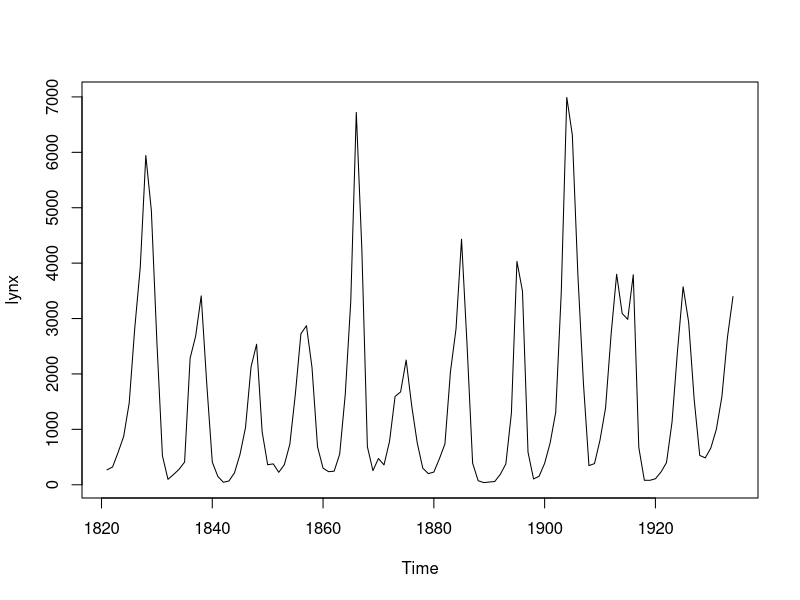
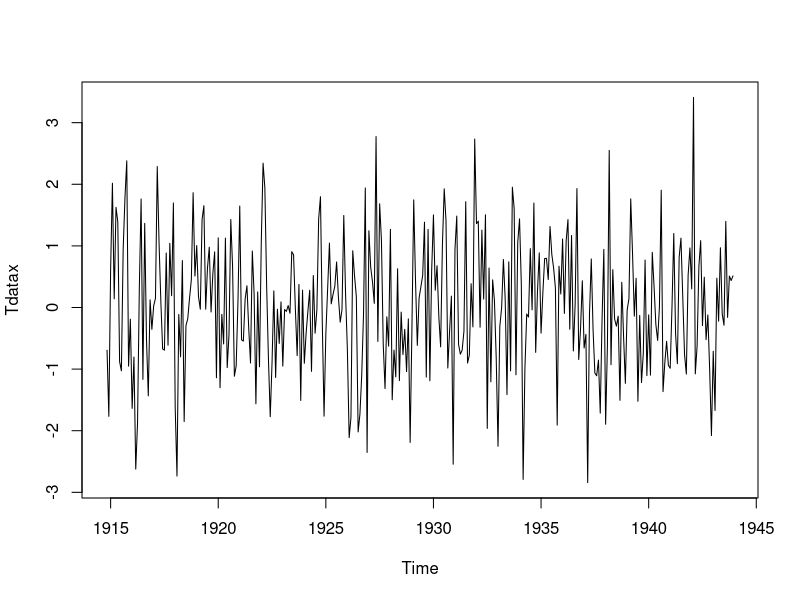
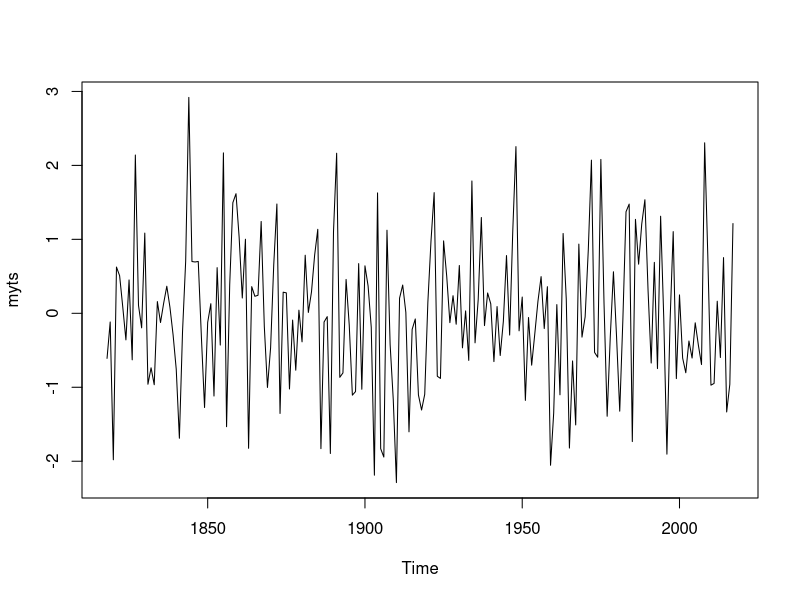
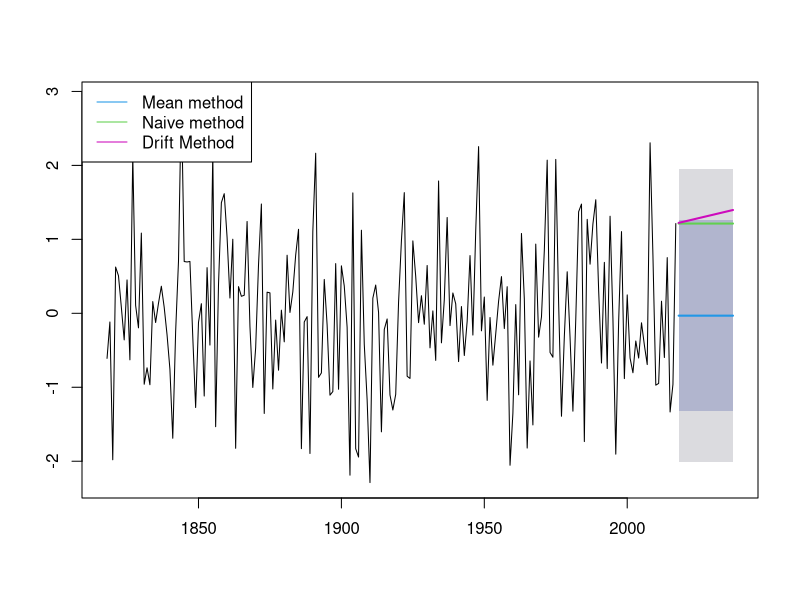
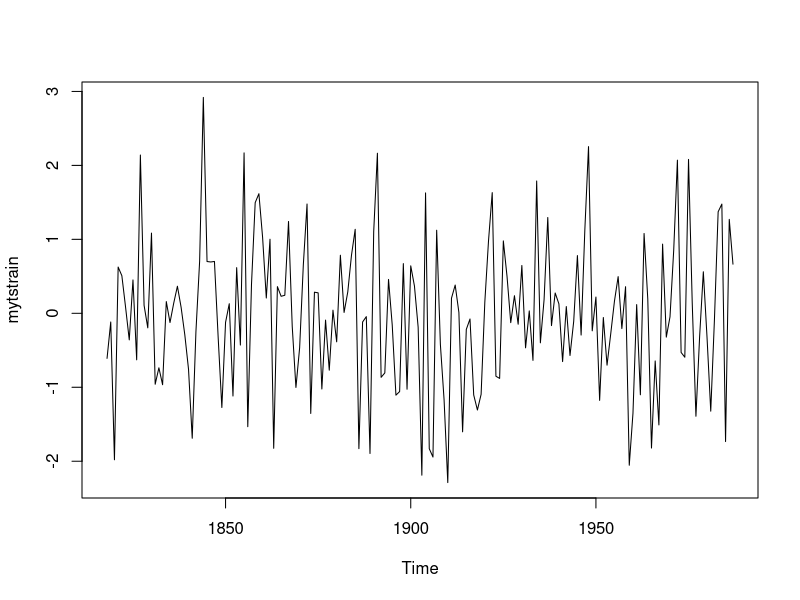
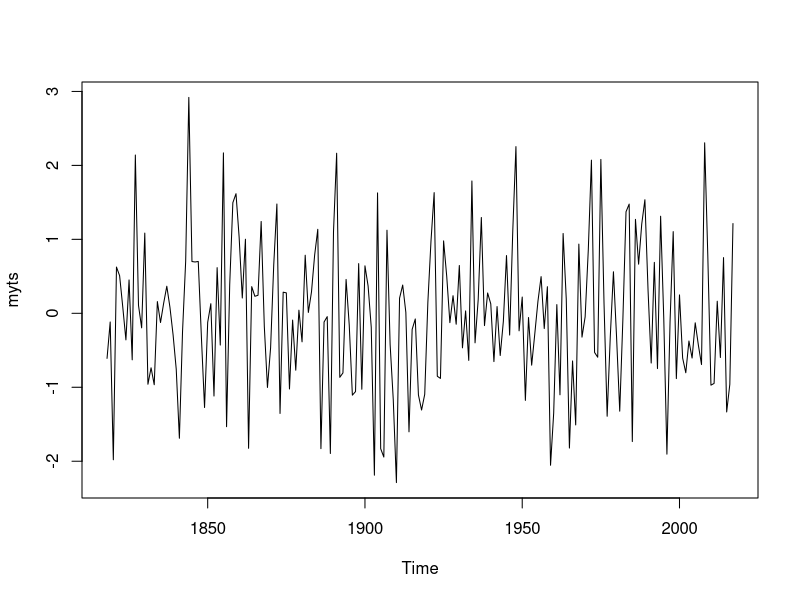
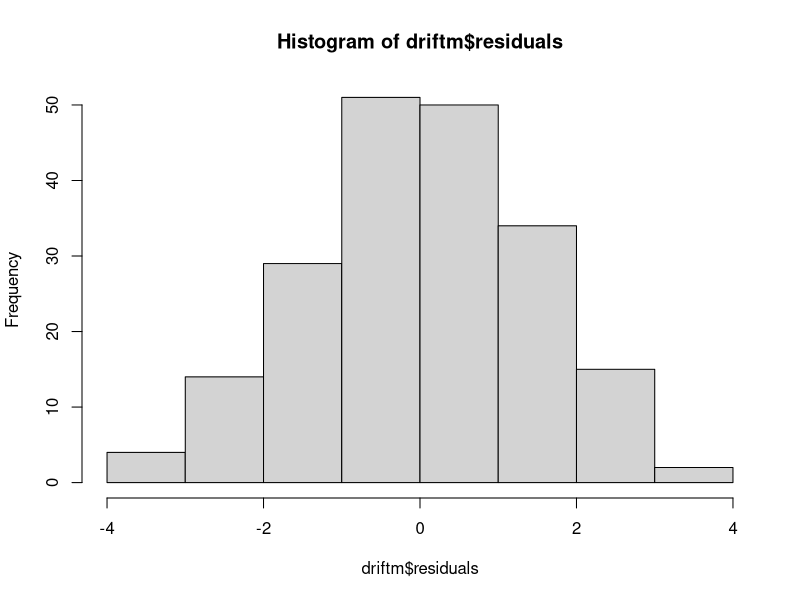
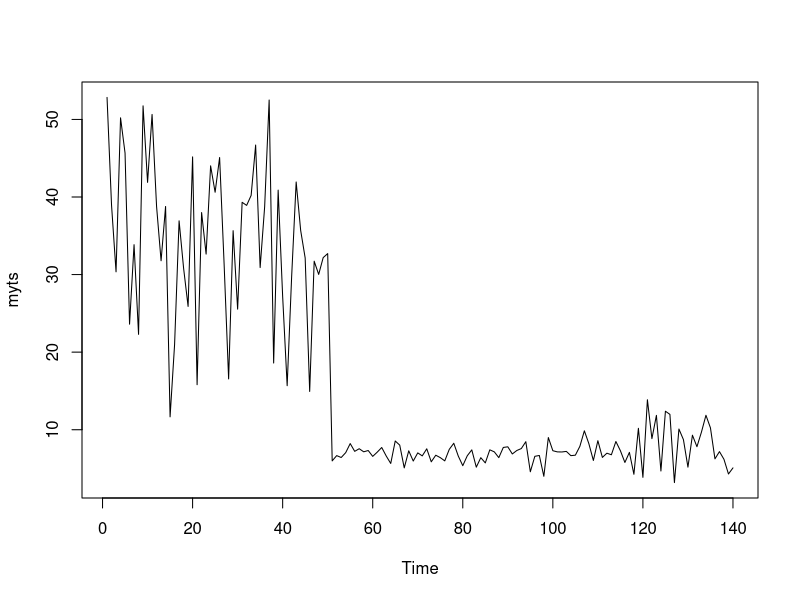

Recreate these plots in R, in order.
### R for Forecasting
lynx
time(lynx) # a hidden layer - time stamps to the vector 
length(lynx)
plot(lynx)

#ts() Function to generate time series data - can attach a time stamp to a vector
?ts() # frequently used options are '"start", "end" and "frequency"
set.seed(194)
data<-rnorm(200)
#Create a time series object starting from 1818
myts <- ts(data, start = (1818))
myts
time(myts)

### Excercise
#1. get a random variable (x) of 350 numbers - e.g.rnorm(),runif(). Set a seed so that your results 
#are reproducible
set.seed(57)
dataX = rnorm(350)
#2. Explor the use of ts(); add time component to x to creat a monthly dataset (y) starting in November 1914
Tdatax = ts(dataX, start = c(1914,11), deltat = 1/12)
#3. get a simple plot for the time series
plot(Tdatax)

### simple forecast methods
plot(myts)
install.packages(forecast)
library(forecast)
?library
?meanf
myts
meanm <- meanf(myts, h=20)
meanm
naivem <- naive(myts, h=20)
naivem
driftm <- rwf(myts, h=20, drift = T)
?plot
plot(meanm, plot.conf = F, main = "")
#plot.conf = F allows to get more lines on the plot
lines(naivem$mean, col=123, lwd = 2)
#lines adds more lines to the plot; $mean extracts the forecast value
#col set the color of the lines; lwd set the line width
lines(driftm$mean, col=22, lwd = 2)
?legend
legend("topleft",lty=1,col=c(4,123,22),
       legend=c("Mean method","Naive method","Drift Method"))

###### accuracy and model comparison

set.seed(194)
myts <- ts(rnorm(200), start = (1818))
#Get the first 170 samples
mytstrain <- window(myts, start = 1818, end = 1987)
mytstrain
plot(mytstrain)
#forecast for the next 30 years using the 170 samples
meanm <- meanf(mytstrain, h=30)
naivem <- naive(mytstrain, h=30)
driftm <- rwf(mytstrain, h=30, drift = T)
#The actual value for the 30 years
mytstest <- window(myts, start = 1988)
mytstest
time(mytstest)
#compare the the actual value and the forecasted value
accuracy(meanm, mytstest)
accuracy(naivem, mytstest)
accuracy(driftm, mytstest)

###### Residuals - the difference between forecast values and the 
#actual historic data over time
#Rule of thumb: you want all the patterns in the model, 
#only randomness stay in the residuals

set.seed(194)
myts <- ts(rnorm(200), start = (1818))
plot(myts)

meanm <- meanf(myts, h=20)
naivem <- naive(myts, h=20)
driftm <- rwf(myts, h=20, drift = T)

var(meanm$residuals)
mean(meanm$residuals)

mean(naivem$residuals)

naivwithoutNA <- naivem$residuals
naivwithoutNA <- naivwithoutNA[2:200]
var(naivwithoutNA)
mean(naivwithoutNA)

driftwithoutNA <- driftm$residuals
driftwithoutNA <- driftwithoutNA[2:200]
var(driftwithoutNA)
mean(driftwithoutNA)
hist(driftm$residuals)


## Exercise 
#Given, following data
set.seed(54)
myts <- ts(c(rnorm(50, 34, 10), 
             rnorm(67, 7, 1), 
             runif(23, 3, 14)))

#5. Plot the data, explain the statistical charaters of the data
#File name: myts plot

plot(myts)
#Based on my visual inspection, this plot presents statistical out of control due to fluctuation. 
#It may exceed UCL, and LCL

#6. Set up three forecasting models with 10 steps into future
mytstrain <- window(myts, start = 1, end = 112) 
#This command will forecast 1st to 112th 
meanm = meanf(mytstrain, h=10)

#h=10, 10 steps into future

naivem <- naive(mytstrain, h=10)

driftm <- rwf(mytstrain, h=10, drift = T)

#7. Get a plot with the three forecasts of the model, add a legend

#File name: 3 forecast model

plot(meanm, plot.conf= F ,main="")
lines(naivem$mean, col=123, lwd = 2)
lines(driftm$mean, col=22, lwd = 2)
legend("topleft",lty=1,col=c(4,123,22),
       legend=c("Mean method","Naive method","Drift Method"))
#Legend command will add a legend on graph

#8. Which method looks more promising
#Based on my observation, naive method looks more natural and promising.

#9. Get the error measures and compare them; do the results match the
#visual impression? if not, why?
mytstest = window(myts, start=113)
mytstest
accuracy(meanm, mytstest)
accuracy(naivem, mytstest)
accuracy(driftm, mytstest)
#Yes, the results match the visual impression. Naive method has the most accurate forecast comparing the actual data. Drift is also good. Mean method need lots of improvement because its MASE is much larger than standard.
